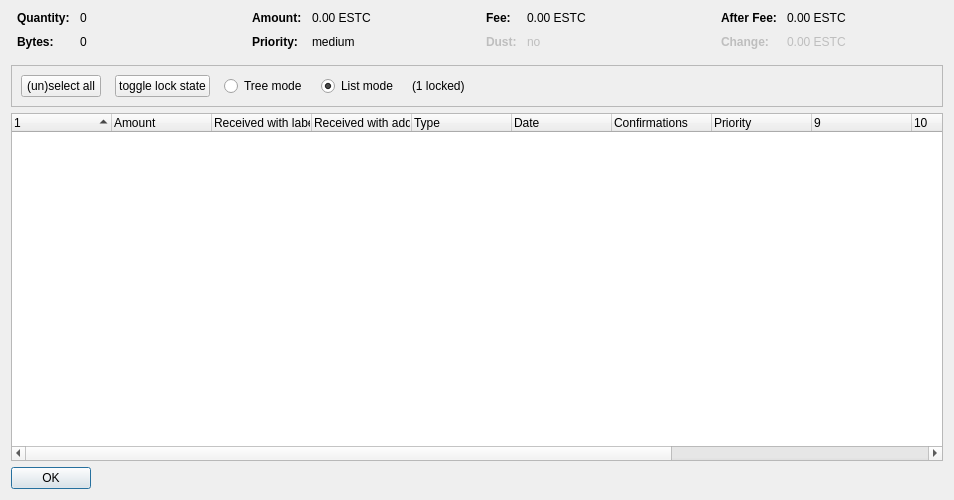
<?xml version="1.0" encoding="UTF-8"?>
<ui version="4.0">
 <class>CoinControlDialog</class>
 <widget class="QDialog" name="CoinControlDialog">
  <property name="geometry">
   <rect>
    <x>0</x>
    <y>0</y>
    <width>954</width>
    <height>500</height>
   </rect>
  </property>
  <property name="windowTitle">
   <string>Coin Selection</string>
  </property>
  <layout class="QVBoxLayout" name="verticalLayout">
   <item>
    <layout class="QHBoxLayout" name="horizontalLayoutTop" stretch="0,0,0,0">
     <property name="topMargin">
      <number>0</number>
     </property>
     <property name="bottomMargin">
      <number>10</number>
     </property>
     <item>
      <layout class="QFormLayout" name="formLayoutCoinControl1">
       <property name="horizontalSpacing">
        <number>10</number>
       </property>
       <property name="verticalSpacing">
        <number>10</number>
       </property>
       <property name="leftMargin">
        <number>6</number>
       </property>
       <property name="rightMargin">
        <number>6</number>
       </property>
       <item row="0" column="0">
        <widget class="QLabel" name="labelCoinControlQuantityText">
         <property name="font">
          <font>
           <weight>75</weight>
           <bold>true</bold>
          </font>
         </property>
         <property name="text">
          <string>Quantity:</string>
         </property>
        </widget>
       </item>
       <item row="0" column="1">
        <widget class="QLabel" name="labelCoinControlQuantity">
         <property name="cursor">
          <cursorShape>IBeamCursor</cursorShape>
         </property>
         <property name="contextMenuPolicy">
          <enum>Qt::ActionsContextMenu</enum>
         </property>
         <property name="text">
          <string notr="true">0</string>
         </property>
         <property name="textInteractionFlags">
          <set>Qt::LinksAccessibleByMouse|Qt::TextSelectableByKeyboard|Qt::TextSelectableByMouse</set>
         </property>
        </widget>
       </item>
       <item row="1" column="0">
        <widget class="QLabel" name="labelCoinControlBytesText">
         <property name="font">
          <font>
           <weight>75</weight>
           <bold>true</bold>
          </font>
         </property>
         <property name="text">
          <string>Bytes:</string>
         </property>
        </widget>
       </item>
       <item row="1" column="1">
        <widget class="QLabel" name="labelCoinControlBytes">
         <property name="cursor">
          <cursorShape>IBeamCursor</cursorShape>
         </property>
         <property name="contextMenuPolicy">
          <enum>Qt::ActionsContextMenu</enum>
         </property>
         <property name="text">
          <string notr="true">0</string>
         </property>
         <property name="textInteractionFlags">
          <set>Qt::LinksAccessibleByMouse|Qt::TextSelectableByKeyboard|Qt::TextSelectableByMouse</set>
         </property>
        </widget>
       </item>
      </layout>
     </item>
     <item>
      <layout class="QFormLayout" name="formLayoutCoinControl2">
       <property name="horizontalSpacing">
        <number>10</number>
       </property>
       <property name="verticalSpacing">
        <number>10</number>
       </property>
       <property name="leftMargin">
        <number>6</number>
       </property>
       <property name="rightMargin">
        <number>6</number>
       </property>
       <item row="0" column="0">
        <widget class="QLabel" name="labelCoinControlAmountText">
         <property name="font">
          <font>
           <weight>75</weight>
           <bold>true</bold>
          </font>
         </property>
         <property name="text">
          <string>Amount:</string>
         </property>
        </widget>
       </item>
       <item row="0" column="1">
        <widget class="QLabel" name="labelCoinControlAmount">
         <property name="cursor">
          <cursorShape>IBeamCursor</cursorShape>
         </property>
         <property name="contextMenuPolicy">
          <enum>Qt::ActionsContextMenu</enum>
         </property>
         <property name="text">
          <string notr="true">0.00 ESTC</string>
         </property>
         <property name="textInteractionFlags">
          <set>Qt::LinksAccessibleByMouse|Qt::TextSelectableByKeyboard|Qt::TextSelectableByMouse</set>
         </property>
        </widget>
       </item>
       <item row="1" column="0">
        <widget class="QLabel" name="labelCoinControlPriorityText">
         <property name="font">
          <font>
           <weight>75</weight>
           <bold>true</bold>
          </font>
         </property>
         <property name="text">
          <string>Priority:</string>
         </property>
        </widget>
       </item>
       <item row="1" column="1">
        <widget class="QLabel" name="labelCoinControlPriority">
         <property name="cursor">
          <cursorShape>IBeamCursor</cursorShape>
         </property>
         <property name="contextMenuPolicy">
          <enum>Qt::ActionsContextMenu</enum>
         </property>
         <property name="text">
          <string>medium</string>
         </property>
         <property name="textInteractionFlags">
          <set>Qt::LinksAccessibleByMouse|Qt::TextSelectableByKeyboard|Qt::TextSelectableByMouse</set>
         </property>
        </widget>
       </item>
      </layout>
     </item>
     <item>
      <layout class="QFormLayout" name="formLayoutCoinControl3">
       <property name="horizontalSpacing">
        <number>10</number>
       </property>
       <property name="verticalSpacing">
        <number>10</number>
       </property>
       <property name="leftMargin">
        <number>6</number>
       </property>
       <property name="rightMargin">
        <number>6</number>
       </property>
       <item row="0" column="0">
        <widget class="QLabel" name="labelCoinControlFeeText">
         <property name="font">
          <font>
           <weight>75</weight>
           <bold>true</bold>
          </font>
         </property>
         <property name="text">
          <string>Fee:</string>
         </property>
        </widget>
       </item>
       <item row="0" column="1">
        <widget class="QLabel" name="labelCoinControlFee">
         <property name="cursor">
          <cursorShape>IBeamCursor</cursorShape>
         </property>
         <property name="contextMenuPolicy">
          <enum>Qt::ActionsContextMenu</enum>
         </property>
         <property name="text">
          <string notr="true">0.00 ESTC</string>
         </property>
         <property name="textInteractionFlags">
          <set>Qt::LinksAccessibleByMouse|Qt::TextSelectableByKeyboard|Qt::TextSelectableByMouse</set>
         </property>
        </widget>
       </item>
       <item row="1" column="0">
        <widget class="QLabel" name="labelCoinControlLowOutputText">
         <property name="enabled">
          <bool>false</bool>
         </property>
         <property name="font">
          <font>
           <weight>75</weight>
           <bold>true</bold>
          </font>
         </property>
         <property name="text">
          <string>Dust:</string>
         </property>
        </widget>
       </item>
       <item row="1" column="1">
        <widget class="QLabel" name="labelCoinControlLowOutput">
         <property name="enabled">
          <bool>false</bool>
         </property>
         <property name="cursor">
          <cursorShape>IBeamCursor</cursorShape>
         </property>
         <property name="contextMenuPolicy">
          <enum>Qt::ActionsContextMenu</enum>
         </property>
         <property name="text">
          <string>no</string>
         </property>
         <property name="textInteractionFlags">
          <set>Qt::LinksAccessibleByMouse|Qt::TextSelectableByKeyboard|Qt::TextSelectableByMouse</set>
         </property>
        </widget>
       </item>
      </layout>
     </item>
     <item>
      <layout class="QFormLayout" name="formLayoutCoinControl4">
       <property name="horizontalSpacing">
        <number>10</number>
       </property>
       <property name="verticalSpacing">
        <number>10</number>
       </property>
       <property name="leftMargin">
        <number>6</number>
       </property>
       <property name="rightMargin">
        <number>6</number>
       </property>
       <item row="0" column="0">
        <widget class="QLabel" name="labelCoinControlAfterFeeText">
         <property name="font">
          <font>
           <weight>75</weight>
           <bold>true</bold>
          </font>
         </property>
         <property name="text">
          <string>After Fee:</string>
         </property>
        </widget>
       </item>
       <item row="0" column="1">
        <widget class="QLabel" name="labelCoinControlAfterFee">
         <property name="cursor">
          <cursorShape>IBeamCursor</cursorShape>
         </property>
         <property name="contextMenuPolicy">
          <enum>Qt::ActionsContextMenu</enum>
         </property>
         <property name="text">
          <string notr="true">0.00 ESTC</string>
         </property>
         <property name="textInteractionFlags">
          <set>Qt::LinksAccessibleByMouse|Qt::TextSelectableByKeyboard|Qt::TextSelectableByMouse</set>
         </property>
        </widget>
       </item>
       <item row="1" column="0">
        <widget class="QLabel" name="labelCoinControlChangeText">
         <property name="enabled">
          <bool>false</bool>
         </property>
         <property name="font">
          <font>
           <weight>75</weight>
           <bold>true</bold>
          </font>
         </property>
         <property name="text">
          <string>Change:</string>
         </property>
        </widget>
       </item>
       <item row="1" column="1">
        <widget class="QLabel" name="labelCoinControlChange">
         <property name="enabled">
          <bool>false</bool>
         </property>
         <property name="cursor">
          <cursorShape>IBeamCursor</cursorShape>
         </property>
         <property name="contextMenuPolicy">
          <enum>Qt::ActionsContextMenu</enum>
         </property>
         <property name="text">
          <string notr="true">0.00 ESTC</string>
         </property>
         <property name="textInteractionFlags">
          <set>Qt::LinksAccessibleByMouse|Qt::TextSelectableByKeyboard|Qt::TextSelectableByMouse</set>
         </property>
        </widget>
       </item>
      </layout>
     </item>
    </layout>
   </item>
   <item>
    <widget class="QFrame" name="frame">
     <property name="minimumSize">
      <size>
       <width>0</width>
       <height>40</height>
      </size>
     </property>
     <property name="frameShape">
      <enum>QFrame::StyledPanel</enum>
     </property>
     <property name="frameShadow">
      <enum>QFrame::Sunken</enum>
     </property>
     <layout class="QHBoxLayout" name="horizontalLayout">
      <item>
       <layout class="QHBoxLayout" name="horizontalLayoutPanel" stretch="0,0,0,0,0,0">
        <property name="spacing">
         <number>14</number>
        </property>
        <item>
         <widget class="QPushButton" name="pushButtonSelectAll">
          <property name="sizePolicy">
           <sizepolicy hsizetype="Maximum" vsizetype="Fixed">
            <horstretch>0</horstretch>
            <verstretch>0</verstretch>
           </sizepolicy>
          </property>
          <property name="text">
           <string>(un)select all</string>
          </property>
          <property name="autoDefault">
           <bool>false</bool>
          </property>
         </widget>
        </item>
        <item>
         <widget class="QPushButton" name="pushButtonToggleLock">
          <property name="sizePolicy">
           <sizepolicy hsizetype="Maximum" vsizetype="Fixed">
            <horstretch>0</horstretch>
            <verstretch>0</verstretch>
           </sizepolicy>
          </property>
          <property name="text">
           <string>toggle lock state</string>
          </property>
          <property name="autoDefault">
           <bool>false</bool>
          </property>
         </widget>
        </item>
        <item>
         <widget class="QRadioButton" name="radioTreeMode">
          <property name="sizePolicy">
           <sizepolicy hsizetype="Maximum" vsizetype="Fixed">
            <horstretch>0</horstretch>
            <verstretch>0</verstretch>
           </sizepolicy>
          </property>
          <property name="text">
           <string>Tree mode</string>
          </property>
         </widget>
        </item>
        <item>
         <widget class="QRadioButton" name="radioListMode">
          <property name="sizePolicy">
           <sizepolicy hsizetype="Maximum" vsizetype="Fixed">
            <horstretch>0</horstretch>
            <verstretch>0</verstretch>
           </sizepolicy>
          </property>
          <property name="text">
           <string>List mode</string>
          </property>
          <property name="checked">
           <bool>true</bool>
          </property>
         </widget>
        </item>
        <item>
         <widget class="QLabel" name="labelLocked">
          <property name="text">
           <string>(1 locked)</string>
          </property>
         </widget>
        </item>
        <item>
         <spacer name="horizontalSpacer">
          <property name="orientation">
           <enum>Qt::Horizontal</enum>
          </property>
          <property name="sizeHint" stdset="0">
           <size>
            <width>40</width>
            <height>20</height>
           </size>
          </property>
         </spacer>
        </item>
       </layout>
      </item>
     </layout>
    </widget>
   </item>
   <item>
    <widget class="CoinControlTreeWidget" name="treeWidget">
     <property name="contextMenuPolicy">
      <enum>Qt::CustomContextMenu</enum>
     </property>
     <property name="sortingEnabled">
      <bool>false</bool>
     </property>
     <property name="columnCount">
      <number>13</number>
     </property>
     <attribute name="headerShowSortIndicator" stdset="0">
      <bool>true</bool>
     </attribute>
     <attribute name="headerStretchLastSection">
      <bool>false</bool>
     </attribute>
     <column>
      <property name="text">
       <string/>
      </property>
     </column>
     <column>
      <property name="text">
       <string>Amount</string>
      </property>
     </column>
     <column>
      <property name="text">
       <string>Received with label</string>
      </property>
     </column>
     <column>
      <property name="text">
       <string>Received with address</string>
      </property>
     </column>
     <column>
      <property name="text">
       <string>Type</string>
      </property>
     </column>
     <column>
      <property name="text">
       <string>Date</string>
      </property>
     </column>
     <column>
      <property name="text">
       <string>Confirmations</string>
      </property>
      <property name="toolTip">
       <string>Confirmed</string>
      </property>
     </column>
     <column>
      <property name="text">
       <string>Priority</string>
      </property>
     </column>
     <column>
      <property name="text">
       <string/>
      </property>
     </column>
     <column>
      <property name="text">
       <string/>
      </property>
     </column>
     <column>
      <property name="text">
       <string/>
      </property>
     </column>
     <column>
      <property name="text">
       <string/>
      </property>
     </column>
     <column>
      <property name="text">
       <string/>
      </property>
     </column>
    </widget>
   </item>
   <item>
    <widget class="QDialogButtonBox" name="buttonBox">
     <property name="sizePolicy">
      <sizepolicy hsizetype="Maximum" vsizetype="Fixed">
       <horstretch>0</horstretch>
       <verstretch>0</verstretch>
      </sizepolicy>
     </property>
     <property name="orientation">
      <enum>Qt::Horizontal</enum>
     </property>
     <property name="standardButtons">
      <set>QDialogButtonBox::Ok</set>
     </property>
    </widget>
   </item>
  </layout>
 </widget>
 <customwidgets>
  <customwidget>
   <class>CoinControlTreeWidget</class>
   <extends>QTreeWidget</extends>
   <header>coincontroltreewidget.h</header>
  </customwidget>
 </customwidgets>
 <resources/>
 <connections/>
</ui>
